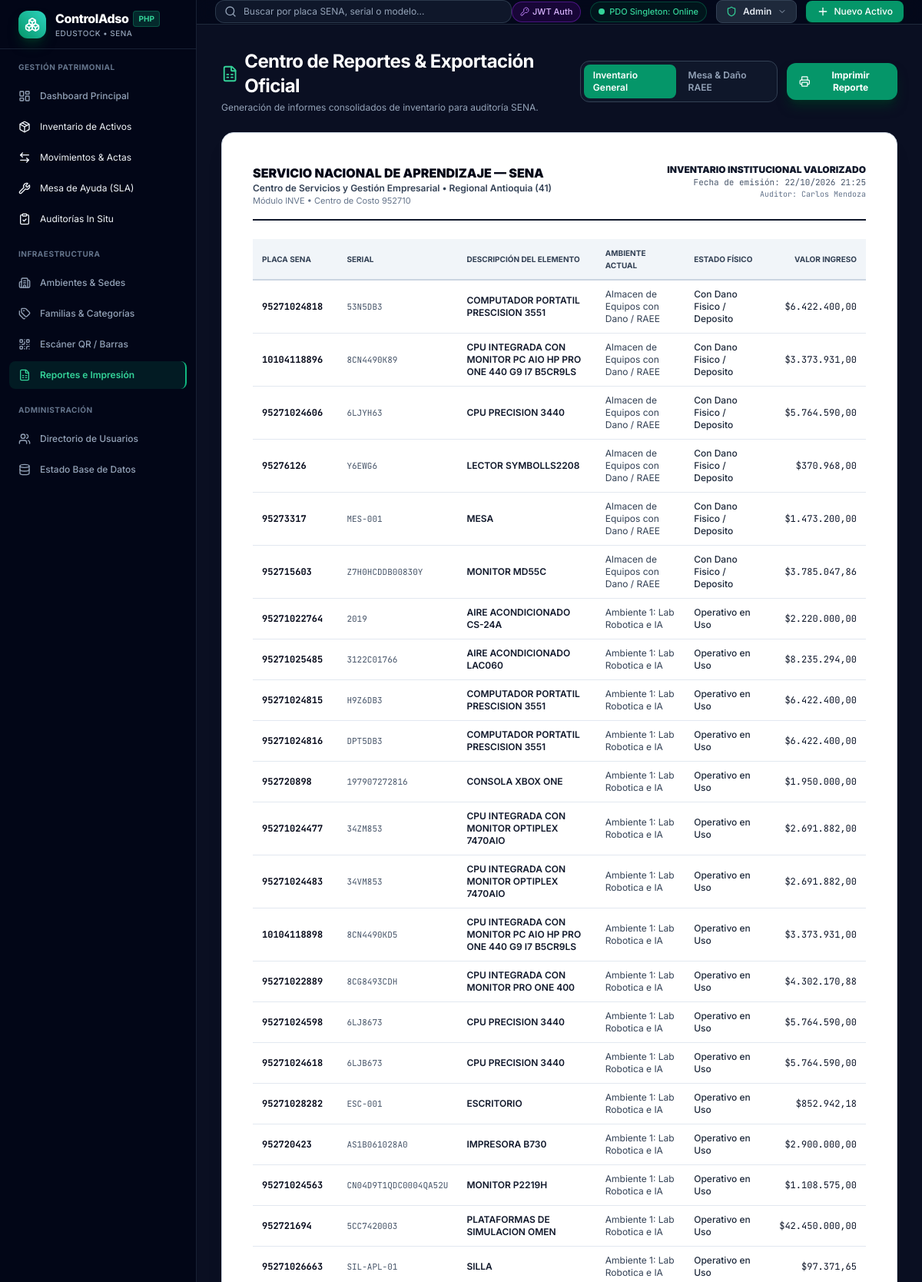
The app's page /reports.php (upper part) with its own data.
### tables this page shows
CREATE TABLE assets (
    id VARCHAR(36) PRIMARY KEY,
    serial_number VARCHAR(100) NOT NULL UNIQUE,
    asset_code VARCHAR(100) NOT NULL UNIQUE,
    name VARCHAR(200) NOT NULL,
    description TEXT,
    category_id VARCHAR(36),
    category_name VARCHAR(100),
    environment_id VARCHAR(50) NOT NULL,
    environment_name VARCHAR(150),
    station VARCHAR(100) NOT NULL,
    physical_status ENUM('operativo', 'mesa_servicio', 'con_dano', 'mantenimiento', 'decomisado') NOT NULL DEFAULT 'operativo',
    status_label VARCHAR(100) NOT NULL DEFAULT 'Operativo en Uso',
    responsible_person VARCHAR(150) NOT NULL,
    assigned_date DATE DEFAULT (CURRENT_DATE),
    warranty_until DATE,
    barcode VARCHAR(100) NOT NULL,
    qr_token VARCHAR(150) NOT NULL,
    specs TEXT,
    photo_url TEXT,
    regional VARCHAR(20) DEFAULT '41',
    centro_costo VARCHAR(50) DEFAULT '952710',
    modulo VARCHAR(50) DEFAULT 'INVE',
    modelo VARCHAR(150),
    consecutivo VARCHAR(50),
    descripcion TEXT,
    descripcion_actual TEXT,
    tipo VARCHAR(50) DEFAULT 'Devolutivo',
    placa VARCHAR(50) UNIQUE,
    serial VARCHAR(100),
    fecha_adquisicion VARCHAR(50),
    valor_ingreso VARCHAR(50),
    created_at DATETIME DEFAULT CURRENT_TIMESTAMP,
    updated_at DATETIME DEFAULT CURRENT_TIMESTAMP ON UPDATE CURRENT_TIMESTAMP,
    CONSTRAINT fk_asset_category FOREIGN KEY (category_id) REFERENCES product_categories(id) ON DELETE SET NULL,
    CONSTRAINT fk_asset_environment FOREIGN KEY (environment_id) REFERENCES environments(id)
);

### config/jwt.php (called while the page is built, shortened)
<?php
class JWT {
    public static function getTokenFromRequest(): ?string {
        $authHeader = $_SERVER['HTTP_AUTHORIZATION'] ?? $_SERVER['REDIRECT_HTTP_AUTHORIZATION'] ?? '';
        return null;
    }
}

### config/auth.php (called while the page is built, shortened)
<?php
require_once __DIR__ . '/jwt.php';
function getCurrentUser(): ?array {
    $token = JWT::getTokenFromRequest();
    return [
        'id' => 'usr-admin',
        'name' => 'Carlos Mendoza',
        'email' => 'carlos.mendoza@edustock.edu',
        'role' => 'admin',
        'role_title' => 'Administrador General (Admin RW)',
        'avatar_url' => 'https://images.unsplash.com/photo-1472099645785-5658abf4ff4e?auto=format&fit=facearea&facepad=2&w=256&h=256&q=80',
        'authorized_environments' => 'Todos los Ambientes'
    ];
}

### reports.php (the view, shortened to what this page needs)
<?php
require_once __DIR__ . '/includes/header.php';
$db = getDB();
$reportType = $_GET['type'] ?? 'inventory';
$assets = [];
if ($db) {
    try {
        if ($reportType === 'damaged') {
            $stmt = $db->query("SELECT * FROM assets WHERE physical_status IN ('mesa_servicio', 'con_dano', 'mantenimiento') ORDER BY environment_name, name ASC");
        } else {
            $stmt = $db->query("SELECT * FROM assets ORDER BY environment_name, name ASC");
        }
        $assets = $stmt->fetchAll();
    } catch (Exception $e) {
        $error = $e->getMessage();
    }
}
?>
<div class="space-y-6">
    <div class="flex flex-col md:flex-row md:items-center justify-between gap-4 no-print">
        <div>
            <h1 class="text-xl md:text-2xl font-bold text-white tracking-tight flex items-center space-x-2">
                <i data-lucide="file-spreadsheet" class="w-6 h-6 text-emerald-400"></i>
                <span>Centro de Reportes & Exportación Oficial</span>
            </h1>
            <p class="text-xs text-slate-400 mt-1">Generación de informes consolidados de inventario para auditoría SENA.</p>
        </div>
        <div class="flex items-center space-x-3">
            <div class="bg-slate-900 border border-slate-700 rounded-xl p-1 flex space-x-1 text-xs">
                <a href="reports.php?type=inventory" class="px-3 py-1.5 rounded-lg font-semibold transition <?= $reportType === 'inventory' ? 'bg-emerald-600 text-white' : 'text-slate-400 hover:text-white' ?>">
                    Inventario General
                </a>
                <a href="reports.php?type=damaged" class="px-3 py-1.5 rounded-lg font-semibold transition <?= $reportType === 'damaged' ? 'bg-rose-600 text-white' : 'text-slate-400 hover:text-white' ?>">
                    Mesa & Daño RAEE
                </a>
            </div>
            <button onclick="window.print()" class="px-4 py-2 bg-emerald-600 hover:bg-emerald-500 text-white rounded-xl text-xs font-bold flex items-center space-x-2 transition shadow-lg shadow-emerald-950">
                <i data-lucide="printer" class="w-4 h-4"></i>
                <span>Imprimir Reporte</span>
            </button>
        </div>
    </div>
    <div class="bg-white text-slate-900 rounded-2xl p-8 md:p-10 border border-slate-300 shadow-xl space-y-6 font-sans">
        <div class="flex items-start justify-between border-b-2 border-slate-900 pb-4">
            <div>
                <h2 class="text-base font-black uppercase text-slate-950">Servicio Nacional de Aprendizaje — SENA</h2>
                <p class="text-xs font-semibold text-slate-700">Centro de Servicios y Gestión Empresarial • Regional Antioquia (41)</p>
                <p class="text-[11px] text-slate-500">Módulo INVE • Centro de Costo 952710</p>
            </div>
            <div class="text-right">
                <span class="text-xs font-black uppercase text-slate-900 block">
                    <?= $reportType === 'damaged' ? 'INFORME DE NOVEDADES & MANTENIMIENTO' : 'INVENTARIO INSTITUCIONAL VALORIZADO' ?>
                </span>
                <span class="text-[11px] font-mono text-slate-600 block">Fecha de emisión: <?= date('d/m/Y H:i') ?></span>
                <span class="text-[10px] text-slate-500 font-mono block">Auditor: <?= htmlspecialchars($currentUser['name']) ?></span>
            </div>
        </div>
        <div class="overflow-x-auto">
            <table class="w-full text-left border-collapse text-xs">
                <thead>
                    <tr class="border-b-2 border-slate-300 bg-slate-100 text-[10px] font-black uppercase text-slate-700">
                        <th class="py-2.5 px-3">Placa SENA</th>
                        <th class="py-2.5 px-3">Serial</th>
                        <th class="py-2.5 px-3">Descripción del Elemento</th>
                        <th class="py-2.5 px-3">Ambiente Actual</th>
                        <th class="py-2.5 px-3">Estado Físico</th>
                        <th class="py-2.5 px-3 text-right">Valor Ingreso</th>
                    </tr>
                </thead>
                <tbody class="divide-y divide-slate-200">
                    <?php foreach ($assets as $a): ?>
                        <tr class="hover:bg-slate-50 transition">
                            <td class="py-2.5 px-3 font-mono font-bold text-slate-950"><?= htmlspecialchars($a['placa']) ?></td>
                            <td class="py-2.5 px-3 font-mono text-slate-600 text-[11px]"><?= htmlspecialchars($a['serial_number']) ?></td>
                            <td class="py-2.5 px-3 font-semibold text-slate-900"><?= htmlspecialchars($a['name']) ?></td>
                            <td class="py-2.5 px-3 text-slate-700"><?= htmlspecialchars($a['environment_name']) ?></td>
                            <td class="py-2.5 px-3 font-medium text-slate-800"><?= htmlspecialchars($a['status_label']) ?></td>
                            <td class="py-2.5 px-3 font-mono text-right text-slate-900"><?= htmlspecialchars($a['valor_ingreso'] ?: '$0,00') ?></td>
                        </tr>
                    <?php endforeach; ?>
                </tbody>
            </table>
        </div>
    </div>
</div>
<?php require_once __DIR__ . '/includes/footer.php'; ?>

### includes/header.php (style rules this page uses)
body { font-family: 'Inter', sans-serif; }
.font-mono { font-family: 'JetBrains Mono', monospace; }

### records on screen
assets: placa "95271024818", serial_number "53N5DB3", name "COMPUTADOR PORTATIL PRESCISION 3551", environment_name "Almacen de Equipos con Dano / RAEE", status_label "Con Dano Fisico / Deposito", valor_ingreso "$6.422.400,00"
assets: placa "10104118896", serial_number "8CN4490K89", name "CPU INTEGRADA CON MONITOR PC AIO HP PRO ONE 440 G9 I7 B5CR9LS", environment_name "Almacen de Equipos con Dano / RAEE", status_label "Con Dano Fisico / Deposito", valor_ingreso "$3.373.931,00"
assets: placa "95271024606", serial_number "6LJYH63", name "CPU PRECISION 3440", environment_name "Almacen de Equipos con Dano / RAEE", status_label "Con Dano Fisico / Deposito", valor_ingreso "$5.764.590,00"
assets: placa "95276126", serial_number "Y6EWG6", name "LECTOR SYMBOLLS2208", environment_name "Almacen de Equipos con Dano / RAEE", status_label "Con Dano Fisico / Deposito", valor_ingreso "$370.968,00"
assets: placa "95273317", serial_number "MES-001", name "MESA", environment_name "Almacen de Equipos con Dano / RAEE", status_label "Con Dano Fisico / Deposito", valor_ingreso "$1.473.200,00"
assets: placa "952715603", serial_number "Z7H0HCDDB00830Y", name "MONITOR MD55C", environment_name "Almacen de Equipos con Dano / RAEE", status_label "Con Dano Fisico / Deposito", valor_ingreso "$3.785.047,86"
assets: placa "95271022764", serial_number "2019", name "AIRE ACONDICIONADO CS-24A", environment_name "Ambiente 1: Lab Robotica e IA", status_label "Operativo en Uso", valor_ingreso "$2.220.000,00"
assets: placa "95271025485", serial_number "3122C01766", name "AIRE ACONDICIONADO LAC060", environment_name "Ambiente 1: Lab Robotica e IA", status_label "Operativo en Uso", valor_ingreso "$8.235.294,00"
assets: placa "95271024815", serial_number "H9Z6DB3", name "COMPUTADOR PORTATIL PRESCISION 3551", environment_name "Ambiente 1: Lab Robotica e IA", status_label "Operativo en Uso", valor_ingreso "$6.422.400,00"
assets: placa "95271024816", serial_number "DPT5DB3", name "COMPUTADOR PORTATIL PRESCISION 3551", environment_name "Ambiente 1: Lab Robotica e IA", status_label "Operativo en Uso", valor_ingreso "$6.422.400,00"
assets: placa "952720898", serial_number "197907272816", name "CONSOLA XBOX ONE", environment_name "Ambiente 1: Lab Robotica e IA", status_label "Operativo en Uso", valor_ingreso "$1.950.000,00"
assets: placa "95271024477", serial_number "34ZM853", name "CPU INTEGRADA CON MONITOR OPTIPLEX 7470AIO", environment_name "Ambiente 1: Lab Robotica e IA", status_label "Operativo en Uso", valor_ingreso "$2.691.882,00"
assets: placa "95271024483", serial_number "34VM853", name "CPU INTEGRADA CON MONITOR OPTIPLEX 7470AIO", environment_name "Ambiente 1: Lab Robotica e IA", status_label "Operativo en Uso", valor_ingreso "$2.691.882,00"
assets: placa "10104118898", serial_number "8CN4490KD5", name "CPU INTEGRADA CON MONITOR PC AIO HP PRO ONE 440 G9 I7 B5CR9LS", environment_name "Ambiente 1: Lab Robotica e IA", status_label "Operativo en Uso", valor_ingreso "$3.373.931,00"
assets: placa "95271022889", serial_number "8CG8493CDH", name "CPU INTEGRADA CON MONITOR PRO ONE 400", environment_name "Ambiente 1: Lab Robotica e IA", status_label "Operativo en Uso", valor_ingreso "$4.302.170,88"
assets: placa "95271024598", serial_number "6LJ8673", name "CPU PRECISION 3440", environment_name "Ambiente 1: Lab Robotica e IA", status_label "Operativo en Uso", valor_ingreso "$5.764.590,00"
assets: placa "95271024618", serial_number "6LJB673", name "CPU PRECISION 3440", environment_name "Ambiente 1: Lab Robotica e IA", status_label "Operativo en Uso", valor_ingreso "$5.764.590,00"
assets: placa "95271028282", serial_number "ESC-001", name "ESCRITORIO", environment_name "Ambiente 1: Lab Robotica e IA", status_label "Operativo en Uso", valor_ingreso "$852.942,18"
assets: placa "952720423", serial_number "AS1B061028A0", name "IMPRESORA B730", environment_name "Ambiente 1: Lab Robotica e IA", status_label "Operativo en Uso", valor_ingreso "$2.900.000,00"
assets: placa "95271024563", serial_number "CN04D9T1QDC0004QA52U", name "MONITOR P2219H", environment_name "Ambiente 1: Lab Robotica e IA", status_label "Operativo en Uso", valor_ingreso "$1.108.575,00"
assets: placa "952721694", serial_number "5CC7420003", name "PLATAFORMAS DE SIMULACION OMEN", environment_name "Ambiente 1: Lab Robotica e IA", status_label "Operativo en Uso", valor_ingreso "$42.450.000,00"
assets: placa "95271026663", serial_number "SIL-APL-01", name "SILLA", environment_name "Ambiente 1: Lab Robotica e IA", status_label "Operativo en Uso", valor_ingreso "$97.371,65"

### other values on screen
$currentUser['role'] "Admin"
$currentUser['name'] "Carlos Mendoza"
